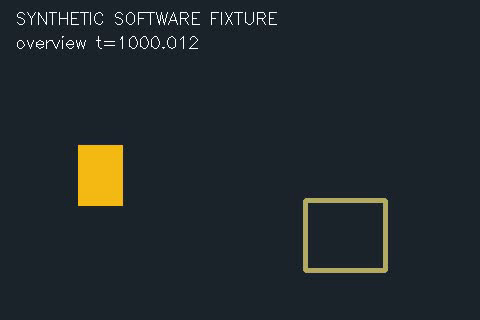
#> input picture frame 0 of bench_vision/out/episode/overview.avi, 480 x 320 px
$ python demo.py --out out
#> lines starting #> are read from the running program, lines starting #| are printed output that depends on the picture
### bench_vision/capture.py
"""Camera-only sidecars, file replay, and an explicitly synthetic two-view fixture.

Live capture is opt-in and never imports or starts an arm recorder/executor.
"""
from __future__ import annotations

import argparse
import json
import math
from pathlib import Path
import platform
import re
import threading
import time
import uuid

from .episode import finite, read_jsonl


def image_dependencies():
    try:
        import cv2
        import numpy as np
    except ImportError as exc:
        raise RuntimeError("Image operations need isolated-environment opencv-python-headless and numpy") from exc
    return cv2, np


def write_json(path: Path, data):
    path.write_text(json.dumps(data, indent=2, allow_nan=False) + "\n")


def write_jsonl(path: Path, rows):
    path.write_text("".join(json.dumps(row, allow_nan=False) + "\n" for row in rows))


# [170 lines left out: functions _camera_config, capture_camera, capture_live, finalize_episode, not called in this run]


def make_fixture(out: str | Path) -> Path:
    """Create two encoded videos, telemetry, checkpoints and annotations. No hardware."""
    cv2, np = image_dependencies()
    out = Path(out)
    out.mkdir(parents=True, exist_ok=False)
    fps, count, base = 10, 81, 1000.0
    joints = ("shoulder_pan.pos", "shoulder_lift.pos", "elbow_flex.pos", "wrist_flex.pos", "wrist_roll.pos")
    checkpoint_schedule = {0: "HOME", 5: "open", 15: "ABOVE_A", 25: "GRASP_A", 30: "cup",
                           45: "ABOVE_C", 55: "TIP_C", 80: "finish"}
    trace, poses, truth = [], {"poses": {}, "gripper": {}}, []
    for index in range(count):
        t = base + index / fps
        grip = 70.0 if index < 30 or index >= 70 else 20.0
        state = {joint: round(15 * math.sin(index / 15 + j), 5) for j, joint in enumerate(joints)}
        state["gripper.pos"] = grip
        if index == 80:
            state = {**poses["poses"]["HOME"], "gripper.pos": grip}
        trace.append({"t": t, "event": "sample", "leader": state, "command": state, "sent": state, "state": state})
        if index in checkpoint_schedule:
            name = checkpoint_schedule[index]
            trace.append({"t": t, "event": "checkpoint", "name": name, "state": state, "command": state})
            if name in {"open", "cup"}:
                poses["gripper"][name] = grip
            elif name != "finish":
                poses["poses"][name] = {joint: state[joint] for joint in joints}
    write_jsonl(out / "joint_trace.jsonl", trace)
    write_json(out / "poses.json", poses)
    cameras = []
    for view, delay in (("overview", 0.012), ("side", 0.027)):
        descriptor = {"camera_id": f"fixture-{view}", "role": view, "video": f"{view}.avi",
                      "frames": f"{view}.frames.jsonl", "clock_domain": "synthetic-clock", "offset_s": 0,
                      "offset_uncertainty_s": 0, "calibration_id": None, "fps_nominal": fps}
        writer = cv2.VideoWriter(str(out / descriptor["video"]), cv2.VideoWriter_fourcc(*"MJPG"), fps, (480, 320))
        if not writer.isOpened():
            raise RuntimeError("fixture video encoder unavailable")
        frames, video_index = [], 0
        try:
            for index in range(count):
                stamp = base + index / fps + delay
                dropped = view == "side" and index in {39, 40, 41}
                frames.append({"frame_index": None if dropped else video_index, "t": stamp,
                               "status": "dropped" if dropped else "ok", "read_duration_s": 0.003})
                if dropped:
                    continue
                frame = np.full((320, 480, 3), (44, 35, 28), dtype=np.uint8)
                x = int(100 + max(0, min(1, (index - 30) / 15)) * 230) if index < 60 else int(330 - min(1, (index - 60) / 15) * 230)
                y = 175 if view == "overview" else int(190 - (65 if 30 <= index < 70 else 0))
                cv2.rectangle(frame, (305, 200), (385, 270), (100, 170, 180), 3)
                cv2.rectangle(frame, (x - 22, y - 30), (x + 22, y + 30), (20, 185, 245), -1)
                cv2.putText(frame, "SYNTHETIC SOFTWARE FIXTURE", (15, 24), cv2.FONT_HERSHEY_SIMPLEX, .55, (255, 255, 255), 1)
                cv2.putText(frame, f"{view} t={stamp:.3f}", (15, 48), cv2.FONT_HERSHEY_SIMPLEX, .55, (255, 255, 255), 1)
                writer.write(frame)
                truth.append({"camera_id": descriptor["camera_id"], "frame_index": video_index, "t": stamp,
                              "object_id": "source-cup", "box_xyxy": [x-22, y-30, x+22, y+30],
                              "feature": "synthetic rectangle center", "pixel_point": [x, y], "provenance": "synthetic"})
                video_index += 1
        finally:
            writer.release()
        write_jsonl(out / descriptor["frames"], frames)
        cameras.append(descriptor)
    write_jsonl(out / "annotations.jsonl", truth)
    manifest = {"schema_version": 1, "episode_id": "synthetic-cup-demo-v1", "provenance": "synthetic",
                "clock": {"domain": "synthetic-clock", "host_id": "fixture", "units": "seconds", "hardware_synchronized": False},
                "telemetry": {"path": "joint_trace.jsonl", "clock_domain": "synthetic-clock", "offset_s": 0, "offset_uncertainty_s": 0},
                "cameras": cameras, "poses": "poses.json", "annotations": "annotations.jsonl",
                "capture_complete": True, "telemetry_complete": True,
                "limitations": ["Generated drawings and joints; no robot or cup result", "Side view has three deliberate dropped reads"]}
    write_json(out / "episode.json", manifest)
    return out / "episode.json"


# [58 lines left out: functions replay_frame, main, not called in this run]


# [2 lines that do not run on import are left out]

### bench_vision/episode.py
"""Read portable camera episodes and align them with existing teleop JSONL traces.

No robot drivers or optional image packages are imported here. Timestamps describe
host receipt time, not exposure time or hardware synchronization.
"""
from __future__ import annotations

import argparse
import bisect
import json
import math
from pathlib import Path
import re
import statistics


def finite(value, name: str) -> float:
    if isinstance(value, bool) or not isinstance(value, (int, float)) or not math.isfinite(value):
        raise ValueError(f"{name} must be a finite number")
    return float(value)


def asset_path(root: Path, value: str) -> Path:
    """An episode may only reference assets contained in its own directory."""
    if not isinstance(value, str) or not value or Path(value).is_absolute():
        raise ValueError("asset paths must be nonempty relative paths")
    path = (root / value).resolve()
    if not path.is_relative_to(root.resolve()):
        raise ValueError(f"asset escapes episode directory: {value}")
    return path


def read_jsonl(path: Path, *, timestamps: bool = True) -> list[dict]:
#> called with timestamps = True
    rows, previous = [], -math.inf
    for line_number, line in enumerate(path.read_text().splitlines(), 1):
        if not line.strip():
            continue
        row = json.loads(line)
        if not isinstance(row, dict):
            raise ValueError(f"{path.name}:{line_number}: expected object")
        if timestamps:
            stamp = finite(row.get("t"), "t")
            if stamp < previous:
                raise ValueError(f"{path.name}:{line_number}: timestamps go backwards")
            previous = stamp
        rows.append(row)
    return rows


def _clock_offset(stream: dict, domain: str) -> tuple[float, float]:
    clock = stream.get("clock_domain")
    if not isinstance(clock, str) or not clock:
        raise ValueError("every stream requires a clock_domain")
    if clock != domain and ("offset_s" not in stream or "offset_uncertainty_s" not in stream):
        raise ValueError("different clocks require measured offset_s and offset_uncertainty_s")
    offset = finite(stream.get("offset_s", 0), "offset_s")
    uncertainty = finite(stream.get("offset_uncertainty_s", 0), "offset_uncertainty_s")
    if uncertainty < 0:
        raise ValueError("offset uncertainty cannot be negative")
    return offset, uncertainty


def load_episode(path: str | Path) -> dict:
    path = Path(path)
    manifest = json.loads(path.read_text())
    if manifest.get("schema_version") != 1:
        raise ValueError("unsupported episode schema_version")
    if manifest.get("telemetry_complete") is False:
        raise ValueError("telemetry is not finalized; stop recorder then attach its trace")
    if not isinstance(manifest.get("episode_id"), str) or not manifest["episode_id"]:
        raise ValueError("episode_id is required")
    if manifest.get("provenance") not in {"synthetic", "recorded", "physical", "simulated"}:
        raise ValueError("explicit episode provenance is required")
    clock = manifest.get("clock", {})
    if clock.get("units") != "seconds" or not clock.get("domain"):
        raise ValueError("episode clock requires domain and seconds units")
    if clock.get("hardware_synchronized") is not False:
        raise ValueError("this capture format does not establish hardware synchronization")
    telemetry = manifest.get("telemetry", {})
    trace_offset, trace_uncertainty = _clock_offset(telemetry, clock["domain"])
    trace = read_jsonl(asset_path(path.parent, telemetry.get("path")))
    if not trace:
        raise ValueError("telemetry is empty")
    for row in trace:
        if row.get("event") not in {"sample", "checkpoint"}:
            raise ValueError("telemetry event must be sample or checkpoint")
        if row["event"] == "checkpoint" and not isinstance(row.get("name"), str):
            raise ValueError("checkpoint requires name")
        row["aligned_t"] = row["t"] + trace_offset
    cameras, ids = [], set()
    if not isinstance(manifest.get("cameras"), list) or len(manifest["cameras"]) != 2:
        raise ValueError("a bench episode requires exactly two camera descriptors")
    for descriptor in manifest["cameras"]:
        camera_id = descriptor.get("camera_id")
        if not isinstance(camera_id, str) or not re.fullmatch(r"[A-Za-z0-9_-]+", camera_id) or camera_id in ids:
            raise ValueError("camera_id must be filename-safe and unique")
        ids.add(camera_id)
        offset, uncertainty = _clock_offset(descriptor, clock["domain"])
        fps = finite(descriptor.get("fps_nominal"), "fps_nominal")
        if fps <= 0:
            raise ValueError("fps_nominal must be positive")
        sidecar = asset_path(path.parent, descriptor.get("frames"))
        video = asset_path(path.parent, descriptor.get("video"))
        rows = read_jsonl(sidecar) if sidecar.exists() else []
        expected_index = 0
        for row in rows:
            if row.get("status") not in {"ok", "dropped"}:
                raise ValueError("frame status must be ok or dropped")
            if row["status"] == "ok":
                if type(row.get("frame_index")) is not int or row.get("frame_index") != expected_index:
                    raise ValueError("successful frame indexes must be contiguous from zero")
                expected_index += 1
            elif row.get("frame_index") is not None:
                raise ValueError("dropped frames cannot have a video frame index")
            if finite(row.get("read_duration_s", 0), "read_duration_s") < 0:
                raise ValueError("read duration cannot be negative")
            row["aligned_t"] = row["t"] + offset
        cameras.append({**descriptor, "rows": rows, "video_path": video,
                        "sidecar_missing": not sidecar.exists(), "video_missing": not video.exists(),
                        "clock_uncertainty_s": uncertainty + trace_uncertainty})
    return {"manifest": manifest, "root": path.parent.resolve(), "trace": trace, "cameras": cameras}


def nearest_frame(camera: dict, t: float, max_skew_s: float = 0.1) -> dict:
    t = finite(t, "query timestamp")
    max_skew_s = finite(max_skew_s, "max_skew_s")
    if max_skew_s < 0:
        raise ValueError("max_skew_s must be nonnegative")
    result = {"camera_id": camera["camera_id"], "status": "missing", "frame_index": None,
              "t": None, "skew_s": None, "clock_uncertainty_s": camera["clock_uncertainty_s"]}
    if camera["video_missing"] or camera["sidecar_missing"]:
        return result
    valid = [r for r in camera["rows"] if r["status"] == "ok"]
    if not valid:
        return result
    stamps = [r["aligned_t"] for r in valid]
    index = bisect.bisect_left(stamps, t)
    choices = valid[max(0, index - 1):min(len(valid), index + 1)]
    row = min(choices, key=lambda x: abs(x["aligned_t"] - t))
    skew = row["aligned_t"] - t
    status = "ok" if abs(skew) + camera["clock_uncertainty_s"] <= max_skew_s else "stale"
    return {**result, "status": status, "frame_index": row["frame_index"], "t": row["aligned_t"], "skew_s": skew}


def align_episode(path: str | Path, max_skew_s: float = 0.1) -> dict:
    episode = load_episode(path)
    finite(max_skew_s, "max_skew_s")
    if max_skew_s < 0:
        raise ValueError("max_skew_s must be nonnegative")
    report = {"schema_version": 1, "episode_id": episode["manifest"]["episode_id"],
              "provenance": episode["manifest"]["provenance"], "hardware_synchronized": False,
              "timestamp_semantics": "host receipt; exposure latency unknown", "max_skew_s": max_skew_s,
              "telemetry_rows": len(episode["trace"]), "cameras": [], "paired_frames": []}
    for camera in episode["cameras"]:
        valid = [r for r in camera["rows"] if r["status"] == "ok"]
        gaps = [b["aligned_t"] - a["aligned_t"] for a, b in zip(valid, valid[1:])]
        matches = [nearest_frame(camera, r["aligned_t"], max_skew_s) for r in episode["trace"]]
        skews = [abs(r["skew_s"]) for r in matches if r["skew_s"] is not None]
        report["cameras"].append({"camera_id": camera["camera_id"], "frames_ok": len(valid),
            "dropped_reads": sum(r["status"] == "dropped" for r in camera["rows"]),
            "estimated_missing_intervals": sum(max(0, round(g * camera["fps_nominal"]) - 1) for g in gaps),
            "max_gap_s": max(gaps, default=None), "sidecar_missing": camera["sidecar_missing"],
            "video_missing": camera["video_missing"], "aligned_rows": sum(r["status"] == "ok" for r in matches),
            "stale_rows": sum(r["status"] == "stale" for r in matches),
            "missing_rows": sum(r["status"] == "missing" for r in matches),
            "median_abs_skew_s": statistics.median(skews) if skews else None,
            "max_abs_skew_s": max(skews, default=None), "clock_uncertainty_s": camera["clock_uncertainty_s"],
            "max_read_duration_s": max((r.get("read_duration_s", 0) for r in camera["rows"]), default=None),
            "exposure_latency_s": None})
    for row in episode["trace"]:
        views = [nearest_frame(c, row["aligned_t"], max_skew_s) for c in episode["cameras"]]
        report["paired_frames"].append({"t": row["aligned_t"], "event": row["event"], "name": row.get("name"),
            "views": views, "intercamera_skew_s": abs(views[0]["t"] - views[1]["t"])
            if all(v["t"] is not None for v in views) else None})
    return report


# [12 lines left out: function main, not called in this run]


# [2 lines that do not run on import are left out]

### bench_vision/keyframes.py
"""Select evidence from recorder checkpoints and gripper events, never video guesses."""
from __future__ import annotations

import argparse
import html
import json
from pathlib import Path

from .capture import image_dependencies, write_json
from .episode import align_episode, load_episode, nearest_frame


CHECKPOINT_PHASES = {"HOME": "before", "open": "open", "ABOVE_A": "approach", "GRASP_A": "pregrasp",
                     "cup": "grasp", "ABOVE_C": "lift", "TIP_C": "tip", "finish": "after",
                     "ABOVE_B": "lift", "GRASP_B": "prerelease"}


def select_events(trace: list[dict]) -> list[dict]:
    """Preserve checkpoint semantics and mark inferred release as unverified.

    A gripper target moving toward the recorded open setting is evidence of a
    release command, not proof that the cup was released. Both gripper polarities
    work because the open and cup checkpoint values define direction.
    """
    if not trace:
        raise ValueError("cannot select events from empty trace")
    events = []
    for row in trace:
        if row.get("event") == "checkpoint":
            events.append({"name": CHECKPOINT_PHASES.get(row["name"], row["name"].lower()),
                           "t": row.get("aligned_t", row["t"]), "event_source": "checkpoint",
                           "raw_trace_t": row["t"],
                           "checkpoint": row["name"], "verified_outcome": False,
                           "annotation": "Operator checkpoint label; physical outcome remains unverified"})
    if not any(e["name"] == "before" for e in events):
        events.append({"name": "before", "t": trace[0].get("aligned_t", trace[0]["t"]),
                       "raw_trace_t": trace[0]["t"],
                       "event_source": "trace_boundary", "checkpoint": None, "verified_outcome": False,
                       "annotation": "First telemetry row; no HOME checkpoint"})
    if not any(e["name"] == "after" for e in events):
        events.append({"name": "after", "t": trace[-1].get("aligned_t", trace[-1]["t"]),
                       "raw_trace_t": trace[-1]["t"],
                       "event_source": "trace_boundary", "checkpoint": None, "verified_outcome": False,
                       "annotation": "Last telemetry row; no finish checkpoint"})
    settings = {}
    for row in trace:
        if row.get("event") == "checkpoint" and row.get("name") in {"open", "cup"}:
            value = row.get("command", row.get("state", {})).get("gripper.pos")
            if isinstance(value, (int, float)):
                settings[row["name"]] = (value, row.get("aligned_t", row["t"]))
    if len(settings) == 2:
        opened, _ = settings["open"]
        closed, closed_t = settings["cup"]
        span = abs(opened - closed)
        if span >= 1:
            was_closed = False
            for row in trace:
                if row.get("event") != "sample" or row.get("aligned_t", row["t"]) < closed_t:
                    continue
                value = row.get("command", row.get("state", {})).get("gripper.pos")
                if not isinstance(value, (int, float)):
                    continue
                if abs(value - closed) < span * .25:
                    was_closed = True
                elif was_closed and abs(value - opened) < span * .25:
                    events.append({"name": "release", "t": row.get("aligned_t", row["t"]),
                                   "raw_trace_t": row["t"],
                                   "event_source": "inferred_gripper", "checkpoint": None,
                                   "verified_outcome": False,
                                   "annotation": "Inferred opening command after grip; cup release needs image/observer review"})
                    break
    events.sort(key=lambda event: event["t"])
    return events


def summarize_episode(episode_path: str | Path, out_dir: str | Path, max_skew_s: float = .1) -> dict:
    episode = load_episode(episode_path)
    alignment = align_episode(episode_path, max_skew_s)
    out = Path(out_dir)
    out.mkdir(parents=True, exist_ok=False)
    (out / "frames").mkdir()
    cv2, np = image_dependencies()
    sources = {c["camera_id"]: cv2.VideoCapture(str(c["video_path"]))
               for c in episode["cameras"] if not c["video_missing"]}
    events = select_events(episode["trace"])
    tiles, sections = [], []
    try:
        for index, event in enumerate(events):
            event["views"] = []
            tiles_row, views_html = [], []
            for camera in episode["cameras"]:
                view = nearest_frame(camera, event["t"], max_skew_s)
                view["image"] = None
                view["calibration_id"] = camera.get("calibration_id")
                frame = None
                if view["frame_index"] is not None:
                    source = sources.get(camera["camera_id"])
                    if source is not None:
                        source.set(cv2.CAP_PROP_POS_FRAMES, view["frame_index"])
                        ok, frame = source.read()
                        if not ok:
                            frame = None
                            view["status"] = "decode_failed"
                tile = np.full((290, 480, 3), (30, 30, 30), dtype=np.uint8)
                if frame is not None:
                    # Keep raw selected pixels separately from the annotated contact sheet.
                    filename = f"frames/{index:02d}-{camera['camera_id']}.jpg"
                    if not cv2.imwrite(str(out / filename), frame):
                        raise RuntimeError("failed writing selected frame")
                    view["image"] = filename
                    tile[:240] = cv2.resize(frame, (480, 240))
                label = f"{event['name']} | {camera['camera_id']} | {view['status']}"
                timing = f"event {event['t']:.3f}s"
                if view["skew_s"] is not None:
                    timing += f" | skew {view['skew_s'] * 1000:+.1f}ms"
                cv2.putText(tile, label[:65], (8, 259), cv2.FONT_HERSHEY_SIMPLEX, .45, (255, 255, 255), 1)
                cv2.putText(tile, timing, (8, 281), cv2.FONT_HERSHEY_SIMPLEX, .45, (255, 255, 255), 1)
                tiles_row.append(tile)
                image_html = f'<img src="{html.escape(view["image"])}" alt="{html.escape(label)}">' if view["image"] else "<p>No usable image</p>"
                views_html.append(f"<figure>{image_html}<figcaption>{html.escape(label)}<br>{html.escape(timing)}</figcaption></figure>")
                event["views"].append(view)
            tiles.append(np.concatenate(tiles_row, axis=1))
            sections.append(f"<section><h2>{html.escape(event['name'])} · {event['t']:.3f}s</h2>"
                            f"<p>{html.escape(event['annotation'])}</p><div class='views'>{''.join(views_html)}</div></section>")
#> this loop made 9 passes
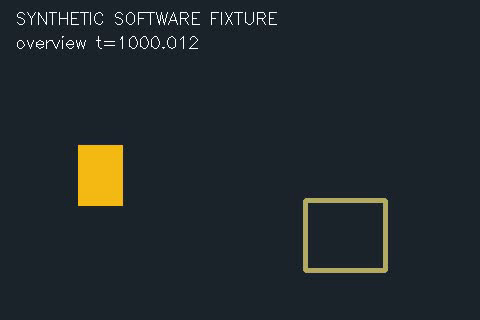
#> input picture frame 0 of bench_vision/out/episode/overview.avi, 480 x 320 px
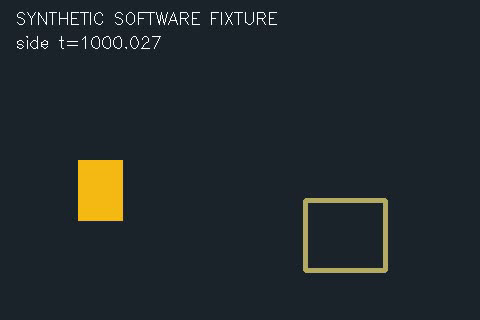
#> input picture frame 0 of bench_vision/out/episode/side.avi, 480 x 320 px
#> after the loop:
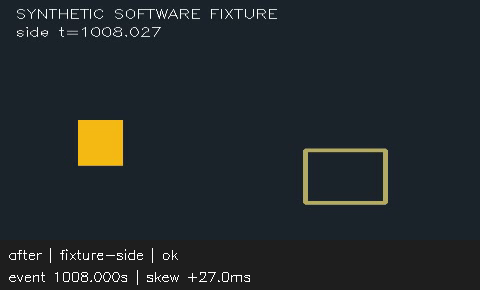
#> tile: shape (290, 480, 3); mean B, G, R 42.6, 39.9, 33.7
#> after the loop, sections = 9 items; tiles = 9 items
    finally:
        for source in sources.values():
            source.release()
#> (the rest of the program and of its run is left out)
